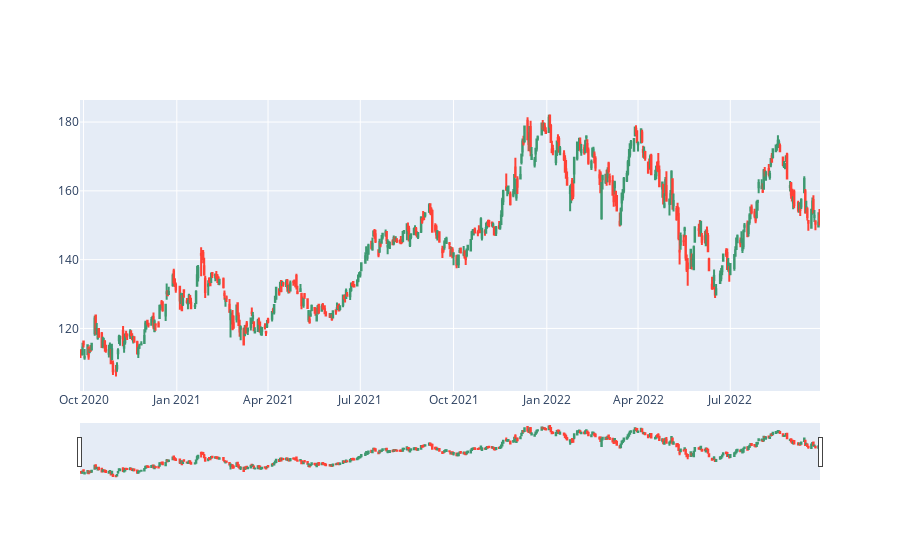

Notebook code for this chart:
### Markdown cell above
### Gráfico de velas

### Code cell
fig = go.Figure(data=[go.Candlestick(x=data.index,
                open=data['Open']['AAPL'],
                high=data['High']['AAPL'],
                low=data['Low']['AAPL'],
                close=data['Close']['AAPL'])])
#fig.update_layout(xaxis_rangeslider_visible=False)  desactivar el rango inferior
fig.show()

### Figure 1 — Plotly figure (JSON) as saved in the notebook; plotly's stock layout.template omitted (floating-point values rounded to 4 significant figures; data arrays with more than 128 entries replaced by an {"elided": "..."} marker saying what was removed)
{"data": [{"close": {"elided": "504 float values"}, "high": {"elided": "504 float values"}, "low": {"elided": "504 float values"}, "open": {"elided": "504 float values"}, "type": "candlestick", "x": {"elided": "504 str values"}}], "layout": {}}
